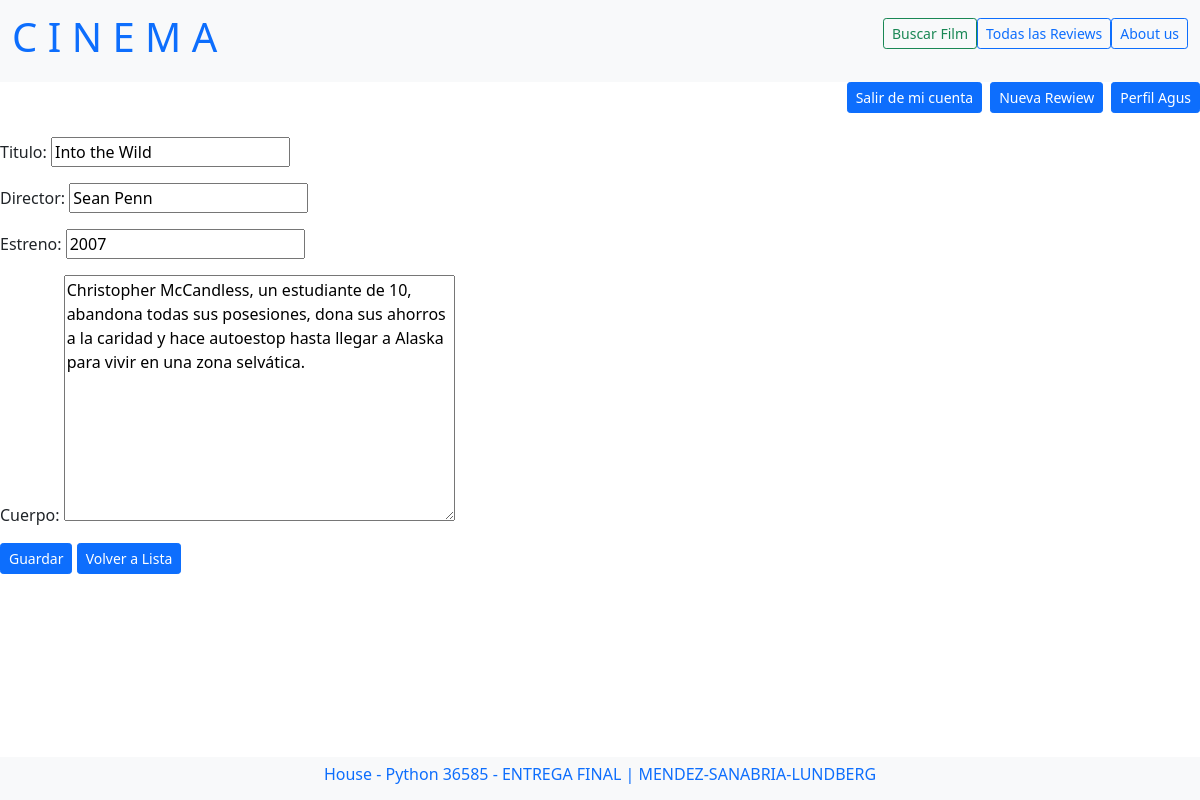
/reviews/editar/2/ (signed in), run on the app's committed database.
### reviews/models.py (models this page shows, shortened)
class ReviewModel(models.Model):
    titulo = models.CharField(max_length=100)
    director = models.CharField(max_length=100)
    estreno = models.CharField(max_length=100)
    cuerpo = models.TextField()
    autor = models.ForeignKey(User, on_delete=models.CASCADE)
    fecha_creacion = models.DateField(auto_now_add=True)

### reviews/views.py (the view)
# urls.py: path('editar/<pk>/', views.ReviewUpdate.as_view(), name ="review_update"),
class ReviewUpdate(LoginRequiredMixin, UserPassesTestMixin, UpdateView):
    model = ReviewModel
    success_url = reverse_lazy("reviews_list")
    fields = ["titulo", "director", "estreno", "cuerpo"]
    def test_func(self):
        exist = ReviewModel.objects.filter(autor=self.request.user.id, id=self.kwargs['pk'])
        return True if exist else False

### reviews/templates/reviews/reviewmodel_form.html (shortened to what this page needs)
{% extends "reviews/reviews_inicio.html" %}
{% block content %}
<form method="post">
    {{ form.as_p }}
    <input class="btn btn-primary btn-sm" type="submit" value="Guardar">
    <a class="btn btn-primary btn-sm" role="button" href="{% url 'reviews_list' %}">Volver a Lista</a>
</form>
{% endblock %}

### reviews/templates/reviews/reviews_inicio.html (shortened to what this page needs)
<!doctype html>
<html lang="en">
  <head>
    <link href="https://cdn.jsdelivr.net/npm/bootstrap@5.0.2/dist/css/bootstrap.min.css" rel="stylesheet">
  </head>
  <body>
    <nav class="navbar navbar-expand-lg bg-light" >
        <div class="container-fluid">
        <a class="navbar-brand" href="{% url 'inicio' %}">
             <h1> C  I  N  E  M  A </h1>
            </a>
          <div class="d-grid gap-2 d-md-flex justify-content-md-end" id="navbarSupportedContent">
            <ul class="navbar-nav me-auto mb-2 mb-lg-0">
              <li class="nav-item">
                <a class="btn btn-outline-success btn-sm" aria-current="page" href="{% url 'buscar' %}">Buscar Film</a>
              </li>
              <li class="nav-item">
                <a class="btn btn-outline-primary btn-sm" href="{% url 'reviews_list' %}">Todas las Reviews</a>
              </li>
              <li class="nav-item">
                <a class="btn btn-outline-primary btn-sm" href="{% url 'about_us' %}">About us</a>
              </li>
          </div>
        </div>
      </nav>
      {% if user.is_authenticated %}
  <div class="d-grid gap-2 d-md-flex justify-content-md-end">
  <a href="{% url 'user_logout' %}">
    <button type="button" class="btn btn-primary btn-sm">
      Salir de mi cuenta
    </button></a>
    <a href="{% url 'review_create' %}">
    <button type="button" class="btn btn-primary btn-sm">
      Nueva Rewiew
    </button></a>
  <a href="{% url 'user_profile' user.id %}">
    <button type="button" class="btn btn-primary btn-sm">
      Perfil {{user.username}}
    </button></a>
  </div>
  <br>
  {% endif %}
  {% block content %}{% endblock %}
  </body>
  <ul class="nav bg-light fixed-bottom justify-content-center">
    <li class="nav-item">
      <a class="nav-link active" href="{% url 'about_us' %}"><h6> House - Python 36585 - ENTREGA FINAL | MENDEZ-SANABRIA-LUNDBERG</h6></a>
    </li>
  </ul>
</html>

### data on the page
ReviewModel: titulo "Into the Wild", director "Sean Penn", estreno "2007", cuerpo "Christopher McCandless, un estudiante de 10, abandona todas sus posesiones, dona sus ahorros a la caridad y hace autoestop hasta llegar a Alaska para vivir en una zona selvática."

### other printed values
{{ user.username }} "Agus"
